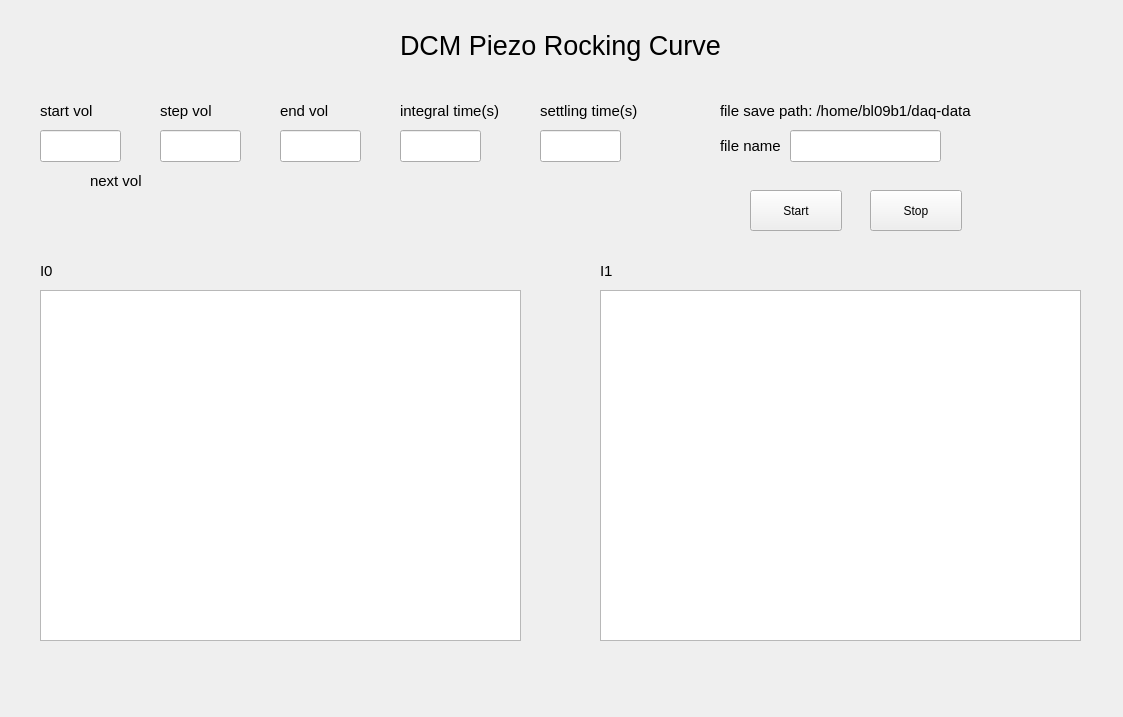
<?xml version="1.0" encoding="UTF-8"?>
<ui version="4.0">
 <class>Form</class>
 <widget class="QWidget" name="Form">
  <property name="windowModality">
   <enum>Qt::NonModal</enum>
  </property>
  <property name="geometry">
   <rect>
    <x>0</x>
    <y>0</y>
    <width>1123</width>
    <height>717</height>
   </rect>
  </property>
  <property name="windowTitle">
   <string>DCM Piezo Rocking Curve</string>
  </property>
  <property name="autoFillBackground">
   <bool>false</bool>
  </property>
  <widget class="QLabel" name="label">
   <property name="geometry">
    <rect>
     <x>400</x>
     <y>30</y>
     <width>331</width>
     <height>31</height>
    </rect>
   </property>
   <property name="font">
    <font>
     <pointsize>20</pointsize>
    </font>
   </property>
   <property name="text">
    <string>DCM Piezo Rocking Curve </string>
   </property>
  </widget>
  <widget class="QLabel" name="label_2">
   <property name="geometry">
    <rect>
     <x>40</x>
     <y>100</y>
     <width>81</width>
     <height>21</height>
    </rect>
   </property>
   <property name="font">
    <font>
     <pointsize>11</pointsize>
    </font>
   </property>
   <property name="text">
    <string>start vol</string>
   </property>
  </widget>
  <widget class="QLabel" name="label_3">
   <property name="geometry">
    <rect>
     <x>160</x>
     <y>100</y>
     <width>81</width>
     <height>21</height>
    </rect>
   </property>
   <property name="font">
    <font>
     <pointsize>11</pointsize>
    </font>
   </property>
   <property name="text">
    <string>step vol</string>
   </property>
  </widget>
  <widget class="QLabel" name="label_4">
   <property name="geometry">
    <rect>
     <x>280</x>
     <y>100</y>
     <width>81</width>
     <height>21</height>
    </rect>
   </property>
   <property name="font">
    <font>
     <pointsize>11</pointsize>
    </font>
   </property>
   <property name="text">
    <string>end vol</string>
   </property>
  </widget>
  <widget class="QLabel" name="label_5">
   <property name="geometry">
    <rect>
     <x>400</x>
     <y>100</y>
     <width>101</width>
     <height>21</height>
    </rect>
   </property>
   <property name="font">
    <font>
     <pointsize>11</pointsize>
    </font>
   </property>
   <property name="text">
    <string>integral time(s)</string>
   </property>
  </widget>
  <widget class="PyDMLineEdit" name="PyDMLineEdit">
   <property name="geometry">
    <rect>
     <x>400</x>
     <y>130</y>
     <width>81</width>
     <height>32</height>
    </rect>
   </property>
   <property name="toolTip">
    <string/>
   </property>
   <property name="whatsThis">
    <string/>
   </property>
   <property name="alarmSensitiveBorder" stdset="0">
    <bool>false</bool>
   </property>
   <property name="channel" stdset="0">
    <string>X09B1:EH:NCT:SetTimer.A</string>
   </property>
  </widget>
  <widget class="PyDMScatterPlot" name="plotI0">
   <property name="geometry">
    <rect>
     <x>40</x>
     <y>290</y>
     <width>481</width>
     <height>351</height>
    </rect>
   </property>
   <property name="toolTip">
    <string/>
   </property>
   <property name="whatsThis">
    <string>
    PyDMScatterPlot is a widget to plot one scalar value against another.
    Multiple scalar pairs can be plotted on the same plot.  Each pair has
    a buffer which stores previous values.  All values in the buffer are
    drawn.  The buffer size for each pair is user configurable.

    Parameters
    ----------
    parent : optional
        The parent of this widget.
    init_x_channels: optional
        init_x_channels can be a string with the address for a channel,
        or a list of strings, each containing an address for a channel.
        If not specified, y-axis waveforms will be plotted against their
        indices.  If a list is specified for both init_x_channels and
        init_y_channels, they both must have the same length.
        If a single x channel was specified, and a list of y channels are
        specified, all y channels will be plotted against the same x channel.
    init_y_channels: optional
        init_y_channels can be a string with the address for a channel,
        or a list of strings, each containing an address for a channel.
        If a list is specified for both init_x_channels and init_y_channels,
        they both must have the same length.
        If a single x channel was specified, and a list of y channels are
        specified, all y channels will be plotted against the same x channel.
    background: optional
        The background color for the plot. Accepts any arguments that
        pyqtgraph.mkColor will accept.
    </string>
   </property>
   <property name="showXGrid">
    <bool>true</bool>
   </property>
   <property name="showYGrid">
    <bool>true</bool>
   </property>
   <property name="backgroundColor">
    <color>
     <red>255</red>
     <green>255</green>
     <blue>255</blue>
    </color>
   </property>
   <property name="axisColor">
    <color>
     <red>0</red>
     <green>0</green>
     <blue>0</blue>
    </color>
   </property>
   <property name="curves">
    <stringlist>
     <string>{&quot;y_channel&quot;: &quot;X09B1:RC:D0CV&quot;, &quot;x_channel&quot;: &quot;X09B1:RC:MCV&quot;, &quot;name&quot;: &quot;&quot;, &quot;color&quot;: &quot;red&quot;, &quot;lineStyle&quot;: 1, &quot;lineWidth&quot;: 1, &quot;symbol&quot;: &quot;o&quot;, &quot;symbolSize&quot;: 10, &quot;redraw_mode&quot;: 2, &quot;buffer_size&quot;: 1200}</string>
    </stringlist>
   </property>
   <property name="autoRangeX">
    <bool>true</bool>
   </property>
   <property name="autoRangeY">
    <bool>true</bool>
   </property>
   <property name="maxYRange">
    <double>400000.250000000000000</double>
   </property>
  </widget>
  <widget class="QLabel" name="label_6">
   <property name="geometry">
    <rect>
     <x>40</x>
     <y>260</y>
     <width>81</width>
     <height>21</height>
    </rect>
   </property>
   <property name="font">
    <font>
     <pointsize>11</pointsize>
    </font>
   </property>
   <property name="text">
    <string>I0</string>
   </property>
  </widget>
  <widget class="PyDMScatterPlot" name="plotI1">
   <property name="geometry">
    <rect>
     <x>600</x>
     <y>290</y>
     <width>481</width>
     <height>351</height>
    </rect>
   </property>
   <property name="toolTip">
    <string/>
   </property>
   <property name="whatsThis">
    <string>
    PyDMScatterPlot is a widget to plot one scalar value against another.
    Multiple scalar pairs can be plotted on the same plot.  Each pair has
    a buffer which stores previous values.  All values in the buffer are
    drawn.  The buffer size for each pair is user configurable.

    Parameters
    ----------
    parent : optional
        The parent of this widget.
    init_x_channels: optional
        init_x_channels can be a string with the address for a channel,
        or a list of strings, each containing an address for a channel.
        If not specified, y-axis waveforms will be plotted against their
        indices.  If a list is specified for both init_x_channels and
        init_y_channels, they both must have the same length.
        If a single x channel was specified, and a list of y channels are
        specified, all y channels will be plotted against the same x channel.
    init_y_channels: optional
        init_y_channels can be a string with the address for a channel,
        or a list of strings, each containing an address for a channel.
        If a list is specified for both init_x_channels and init_y_channels,
        they both must have the same length.
        If a single x channel was specified, and a list of y channels are
        specified, all y channels will be plotted against the same x channel.
    background: optional
        The background color for the plot. Accepts any arguments that
        pyqtgraph.mkColor will accept.
    </string>
   </property>
   <property name="showXGrid">
    <bool>true</bool>
   </property>
   <property name="showYGrid">
    <bool>true</bool>
   </property>
   <property name="backgroundColor">
    <color>
     <red>255</red>
     <green>255</green>
     <blue>255</blue>
    </color>
   </property>
   <property name="axisColor">
    <color>
     <red>0</red>
     <green>0</green>
     <blue>0</blue>
    </color>
   </property>
   <property name="curves">
    <stringlist>
     <string>{&quot;y_channel&quot;: &quot;X09B1:RC:D1CV&quot;, &quot;x_channel&quot;: &quot;X09B1:RC:MCV&quot;, &quot;name&quot;: &quot;xxxx&quot;, &quot;color&quot;: &quot;red&quot;, &quot;lineStyle&quot;: 1, &quot;lineWidth&quot;: 2, &quot;symbol&quot;: null, &quot;symbolSize&quot;: 10, &quot;redraw_mode&quot;: 0, &quot;buffer_size&quot;: 1200}</string>
    </stringlist>
   </property>
  </widget>
  <widget class="QLabel" name="label_7">
   <property name="geometry">
    <rect>
     <x>600</x>
     <y>260</y>
     <width>81</width>
     <height>21</height>
    </rect>
   </property>
   <property name="font">
    <font>
     <pointsize>11</pointsize>
    </font>
   </property>
   <property name="text">
    <string>I1</string>
   </property>
  </widget>
  <widget class="QPushButton" name="btnStart">
   <property name="geometry">
    <rect>
     <x>750</x>
     <y>190</y>
     <width>92</width>
     <height>41</height>
    </rect>
   </property>
   <property name="text">
    <string>Start</string>
   </property>
  </widget>
  <widget class="QLabel" name="label_8">
   <property name="geometry">
    <rect>
     <x>540</x>
     <y>100</y>
     <width>101</width>
     <height>21</height>
    </rect>
   </property>
   <property name="font">
    <font>
     <pointsize>11</pointsize>
    </font>
   </property>
   <property name="text">
    <string>settling time(s)</string>
   </property>
  </widget>
  <widget class="QPushButton" name="btnStop">
   <property name="geometry">
    <rect>
     <x>870</x>
     <y>190</y>
     <width>92</width>
     <height>41</height>
    </rect>
   </property>
   <property name="text">
    <string>Stop</string>
   </property>
  </widget>
  <widget class="QLabel" name="label_9">
   <property name="geometry">
    <rect>
     <x>90</x>
     <y>170</y>
     <width>81</width>
     <height>21</height>
    </rect>
   </property>
   <property name="font">
    <font>
     <pointsize>11</pointsize>
    </font>
   </property>
   <property name="text">
    <string>next vol</string>
   </property>
  </widget>
  <widget class="PyDMLineEdit" name="PyDMLineEdit_4">
   <property name="geometry">
    <rect>
     <x>40</x>
     <y>130</y>
     <width>81</width>
     <height>32</height>
    </rect>
   </property>
   <property name="toolTip">
    <string/>
   </property>
   <property name="whatsThis">
    <string/>
   </property>
   <property name="alarmSensitiveBorder" stdset="0">
    <bool>false</bool>
   </property>
   <property name="channel" stdset="0">
    <string>X09B1:RC:Start</string>
   </property>
  </widget>
  <widget class="PyDMLineEdit" name="PyDMLineEdit_5">
   <property name="geometry">
    <rect>
     <x>160</x>
     <y>130</y>
     <width>81</width>
     <height>32</height>
    </rect>
   </property>
   <property name="toolTip">
    <string/>
   </property>
   <property name="whatsThis">
    <string/>
   </property>
   <property name="alarmSensitiveBorder" stdset="0">
    <bool>false</bool>
   </property>
   <property name="channel" stdset="0">
    <string>X09B1:RC:Step</string>
   </property>
  </widget>
  <widget class="PyDMLineEdit" name="PyDMLineEdit_6">
   <property name="geometry">
    <rect>
     <x>280</x>
     <y>130</y>
     <width>81</width>
     <height>32</height>
    </rect>
   </property>
   <property name="toolTip">
    <string/>
   </property>
   <property name="whatsThis">
    <string/>
   </property>
   <property name="alarmSensitiveBorder" stdset="0">
    <bool>false</bool>
   </property>
   <property name="channel" stdset="0">
    <string>X09B1:RC:End</string>
   </property>
  </widget>
  <widget class="PyDMLabel" name="PyDMLabel">
   <property name="geometry">
    <rect>
     <x>160</x>
     <y>170</y>
     <width>73</width>
     <height>20</height>
    </rect>
   </property>
   <property name="toolTip">
    <string/>
   </property>
   <property name="whatsThis">
    <string/>
   </property>
   <property name="alarmSensitiveBorder" stdset="0">
    <bool>false</bool>
   </property>
   <property name="channel" stdset="0">
    <string>X09B1:RC:Next</string>
   </property>
  </widget>
  <widget class="PyDMLabel" name="PyDMLabel_2">
   <property name="geometry">
    <rect>
     <x>80</x>
     <y>260</y>
     <width>73</width>
     <height>20</height>
    </rect>
   </property>
   <property name="toolTip">
    <string/>
   </property>
   <property name="whatsThis">
    <string/>
   </property>
   <property name="alarmSensitiveBorder" stdset="0">
    <bool>false</bool>
   </property>
   <property name="channel" stdset="0">
    <string>IOC:m1.DRBV</string>
   </property>
  </widget>
  <widget class="PyDMLabel" name="PyDMLabel_3">
   <property name="geometry">
    <rect>
     <x>640</x>
     <y>260</y>
     <width>73</width>
     <height>20</height>
    </rect>
   </property>
   <property name="toolTip">
    <string/>
   </property>
   <property name="whatsThis">
    <string/>
   </property>
   <property name="alarmSensitiveBorder" stdset="0">
    <bool>false</bool>
   </property>
   <property name="channel" stdset="0">
    <string>417:aiExample</string>
   </property>
   <property name="displayFormat" stdset="0">
    <enum>PyDMLabel::Default</enum>
   </property>
  </widget>
  <widget class="PyDMLineEdit" name="PyDMLineEdit_2">
   <property name="geometry">
    <rect>
     <x>540</x>
     <y>130</y>
     <width>81</width>
     <height>32</height>
    </rect>
   </property>
   <property name="toolTip">
    <string/>
   </property>
   <property name="whatsThis">
    <string/>
   </property>
   <property name="alarmSensitiveBorder" stdset="0">
    <bool>false</bool>
   </property>
   <property name="channel" stdset="0">
    <string>X09B1:RC:SettlingTime</string>
   </property>
  </widget>
  <widget class="QLabel" name="label_10">
   <property name="geometry">
    <rect>
     <x>720</x>
     <y>100</y>
     <width>351</width>
     <height>21</height>
    </rect>
   </property>
   <property name="font">
    <font>
     <pointsize>11</pointsize>
    </font>
   </property>
   <property name="text">
    <string>file save path: /home/bl09b1/daq-data</string>
   </property>
  </widget>
  <widget class="QLabel" name="label_11">
   <property name="geometry">
    <rect>
     <x>720</x>
     <y>130</y>
     <width>81</width>
     <height>31</height>
    </rect>
   </property>
   <property name="font">
    <font>
     <pointsize>11</pointsize>
    </font>
   </property>
   <property name="text">
    <string>file name</string>
   </property>
  </widget>
  <widget class="QLineEdit" name="fileName">
   <property name="geometry">
    <rect>
     <x>790</x>
     <y>130</y>
     <width>151</width>
     <height>32</height>
    </rect>
   </property>
  </widget>
 </widget>
 <customwidgets>
  <customwidget>
   <class>PyDMScatterPlot</class>
   <extends>QGraphicsView</extends>
   <header>pydm.widgets.scatterplot</header>
  </customwidget>
  <customwidget>
   <class>PyDMLabel</class>
   <extends>QLabel</extends>
   <header>pydm.widgets.label</header>
  </customwidget>
  <customwidget>
   <class>PyDMLineEdit</class>
   <extends>QLineEdit</extends>
   <header>pydm.widgets.line_edit</header>
  </customwidget>
 </customwidgets>
 <resources/>
 <connections/>
</ui>
